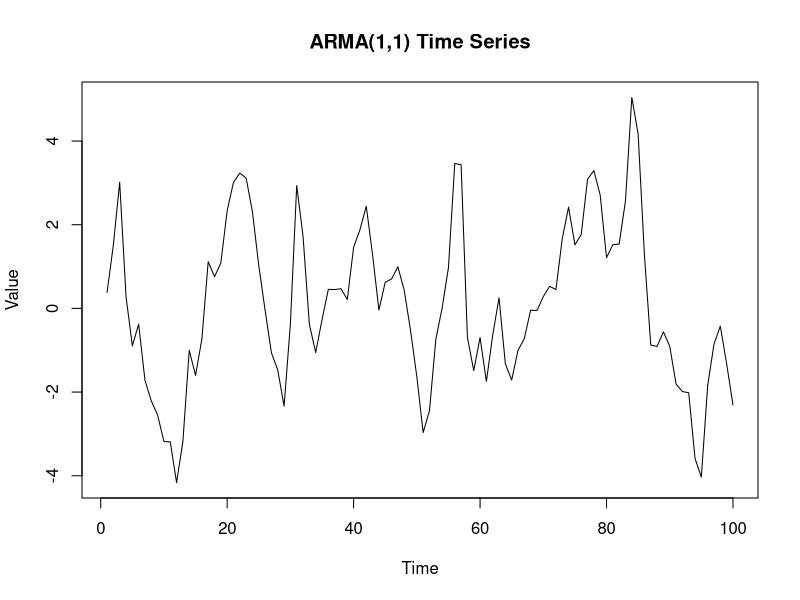
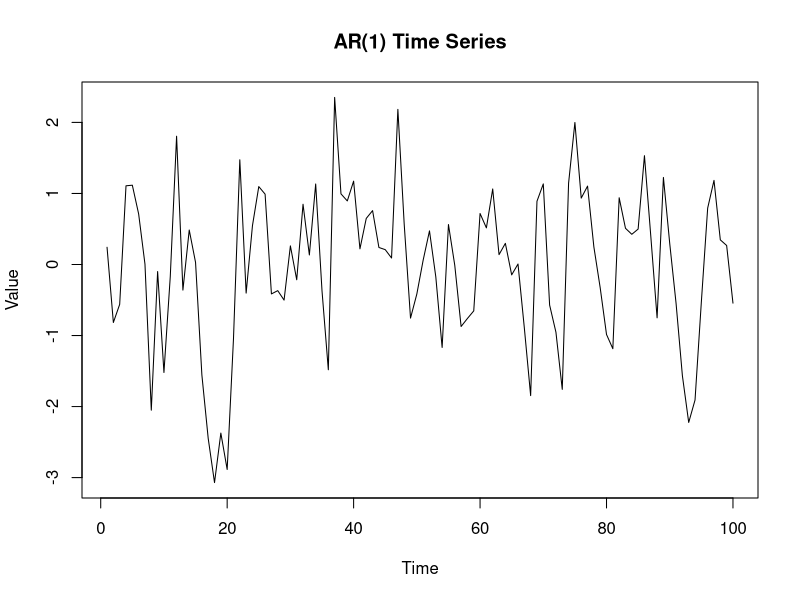
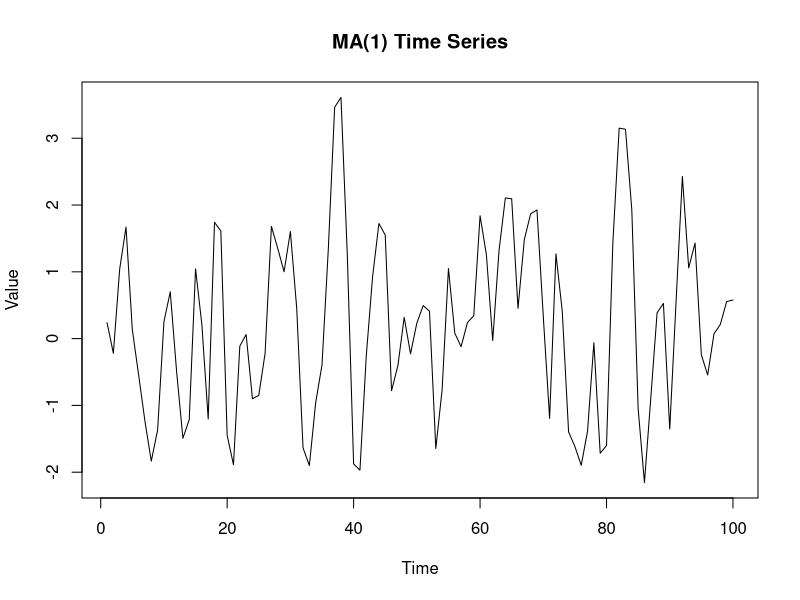
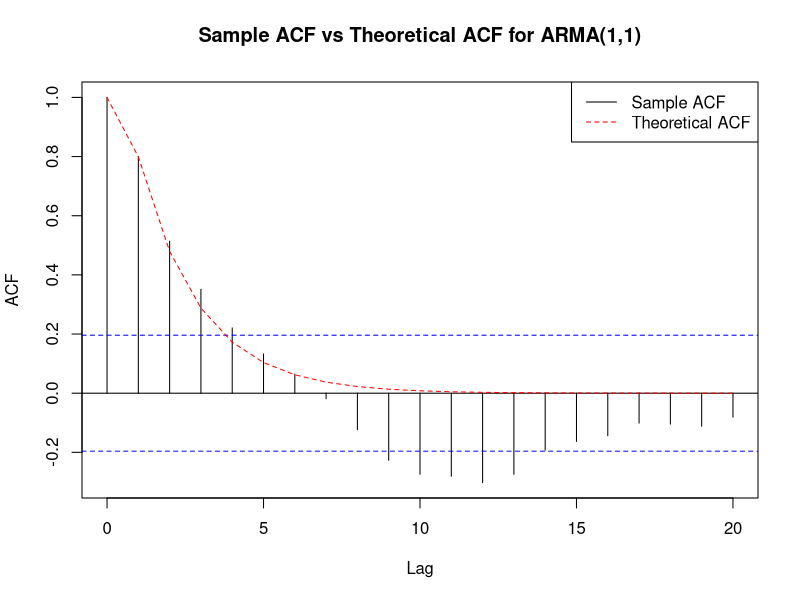
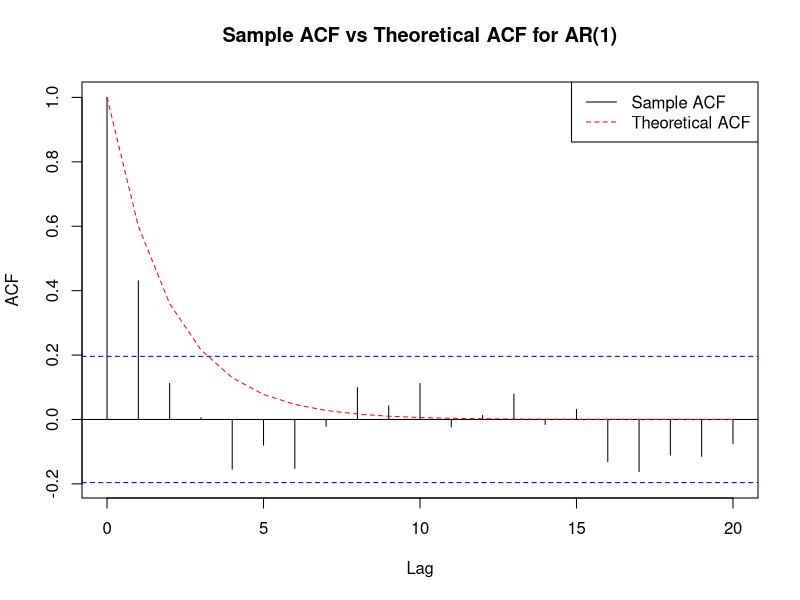
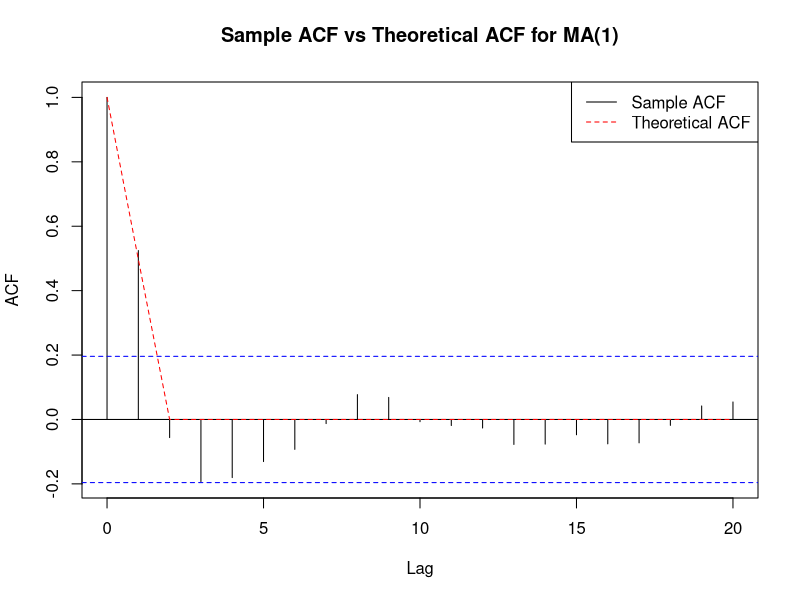
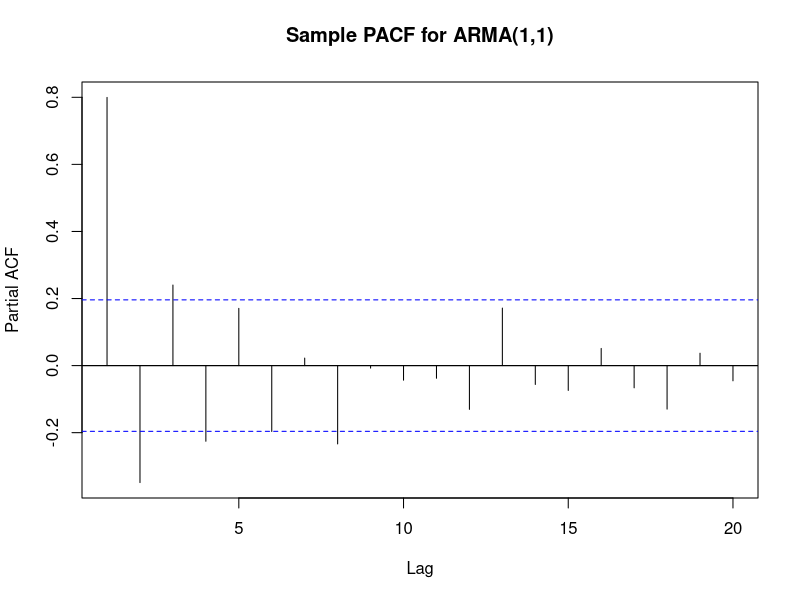
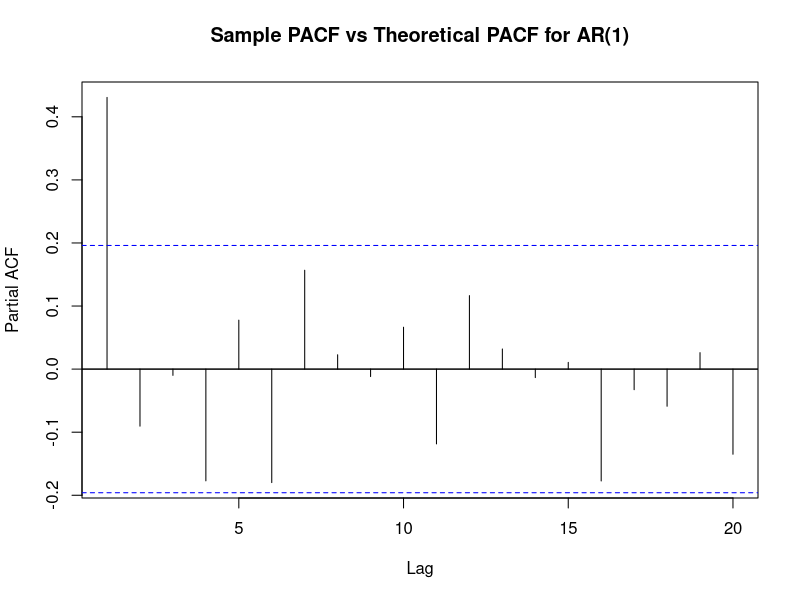

Source code (R) for these figures, in order:
## ---- chunk 1
knitr::opts_chunk$set(echo = TRUE)

# Install necessary packages if not already installed
install.packages(c("forecast", "ggplot2"))

# Load the packages
library(forecast)
library(ggplot2)

## ---- chunk 2
set.seed(123)

n <- 100
phi <- 0.6   
theta <- 0.9 

arma11_series <- arima.sim(n = n, list(ar = phi, ma = theta), sd = 1)
arma10_series <- arima.sim(n = n, list(ar = phi), sd = 1)
arma01_series <- arima.sim(n = n, list(ma = theta), sd = 1)

# Plot the time series
ts.plot(arma11_series, main = "ARMA(1,1) Time Series", ylab = "Value")
ts.plot(arma10_series, main = "AR(1) Time Series", ylab = "Value")
ts.plot(arma01_series, main = "MA(1) Time Series", ylab = "Value")

acf_arma11 <- acf(arma11_series, plot = FALSE)
acf_arma10 <- acf(arma10_series, plot = FALSE)
acf_arma01 <- acf(arma01_series, plot = FALSE)

pacf_arma11 <- pacf(arma11_series, plot = FALSE)
pacf_arma10 <- pacf(arma10_series, plot = FALSE)
pacf_arma01 <- pacf(arma01_series, plot = FALSE)

theoretical_acf_arma11 <- ARMAacf(ar = phi, ma = theta, lag.max = 20)
theoretical_acf_arma10 <- ARMAacf(ar = phi, lag.max = 20)
theoretical_acf_arma01 <- ARMAacf(ma = theta, lag.max = 20)

plot(acf_arma11, main = "Sample ACF vs Theoretical ACF for ARMA(1,1)")
lines(0:20, theoretical_acf_arma11, col = "red", lty = 2)
legend("topright", legend = c("Sample ACF", "Theoretical ACF"), col = c("black", "red"), lty = c(1, 2))

plot(acf_arma10, main = "Sample ACF vs Theoretical ACF for AR(1)")
lines(0:20, theoretical_acf_arma10, col = "red", lty = 2)
legend("topright", legend = c("Sample ACF", "Theoretical ACF"), col = c("black", "red"), lty = c(1, 2))

plot(acf_arma01, main = "Sample ACF vs Theoretical ACF for MA(1)")
lines(0:20, theoretical_acf_arma01, col = "red", lty = 2)
legend("topright", legend = c("Sample ACF", "Theoretical ACF"), col = c("black", "red"), lty = c(1, 2))


plot(pacf_arma11, main = "Sample PACF for ARMA(1,1)", 
     ylim = c(min(pacf_arma11$acf), max(pacf_arma11$acf)))
abline(h = 0, col = "black")

plot(pacf_arma10, main = "Sample PACF vs Theoretical PACF for AR(1)", 
     ylim = c(min(pacf_arma10$acf), max(pacf_arma10$acf)))
abline(h = 0, col = "black")


plot(pacf_arma01, main = "Sample PACF vs Theoretical PACF for MA(1)", 
     ylim = c(min(pacf_arma01$acf), max(pacf_arma01$acf)))
abline(h = 0, col = "black")


